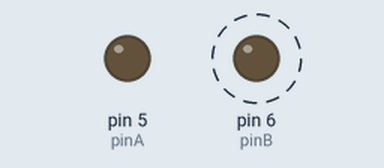
Bench run of a sketch on a simulated Arduino Leonardo, built with avr-gcc and run on an emulated ATmega32U4. On the bench: output pins drawn as LEDs (lit = HIGH). Dashed ring = blinking.

Above: at 0.05 s.
Timing chart, 0 to 3.0 s (numbered marks = the images above):
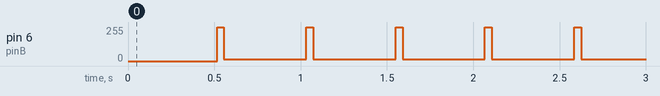

The sketch:

Analog_send.ino
```cpp
/**************************************

Timer0 (8bit timer)
delay
mills()
micros()
pwm 13,4

Timer1 (16bit timer)
pwm 12,11
servo lib

Timer2 (8bit timer)
pwm 10,9
tone(ブザー)
FlexiTimer2,MsTimer2

Timr3 (16bit timer)
pwm 5,3,2

Timer4 (16bit timer)
pwm 8,7,6

Timer5 (16bit timer)
pwm 46,45,44


参考:https://tomixrm.wordpress.com/2017/08/24/arduino-mega%E3%81%AE%E3%82%BF%E3%82%A4%E3%83%9E%E3%83%BC%E6%83%85%E5%A0%B1/

**************************************/

int pinA = 5;
int pinB = 6;


void setup() {
  TCCR4B = (TCCR4B & 0b11111000) | 0x01;

  Serial.begin(38400);
  pinMode(pinA, OUTPUT);
  pinMode(pinB, OUTPUT);
}

void loop() {
    for (int i = 0; i < 256; i++) {
      analogWrite(6, i);
      //Serial.println(i);
      delay(2);
    }
    for (int i = 256; i >= 0; i--) {
      analogWrite(6, i);
      //Serial.println(i);
    }
//  analogWrite(pinA, 100);
//  analogWrite(pinB, 125);
//  delay(1000);
//  analogWrite(pinB, 30);
//  delay(1000);
}
```

Measured:
- by itself, pin 6 (pinB): alternates 255/255 for 0.04 s and 14/255 for 0.48 s
